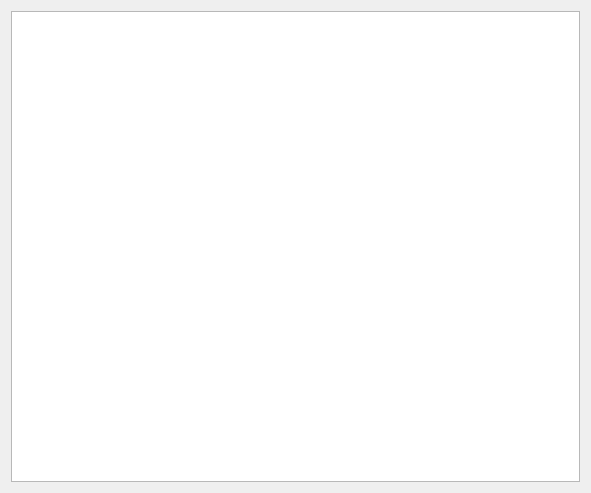
<?xml version="1.0" encoding="UTF-8"?>
<ui version="4.0">
 <class>AuthorsWidget</class>
 <widget class="QWidget" name="AuthorsWidget">
  <property name="geometry">
   <rect>
    <x>0</x>
    <y>0</y>
    <width>591</width>
    <height>493</height>
   </rect>
  </property>
  <property name="windowTitle">
   <string>Authors</string>
  </property>
  <property name="windowIcon">
   <iconset theme="user"/>
  </property>
  <layout class="QVBoxLayout" name="verticalLayout">
   <item>
    <widget class="QTreeView" name="treeViewAuthors">
     <property name="contextMenuPolicy">
      <enum>Qt::CustomContextMenu</enum>
     </property>
     <property name="rootIsDecorated">
      <bool>false</bool>
     </property>
    </widget>
   </item>
  </layout>
 </widget>
 <resources/>
 <connections/>
</ui>
